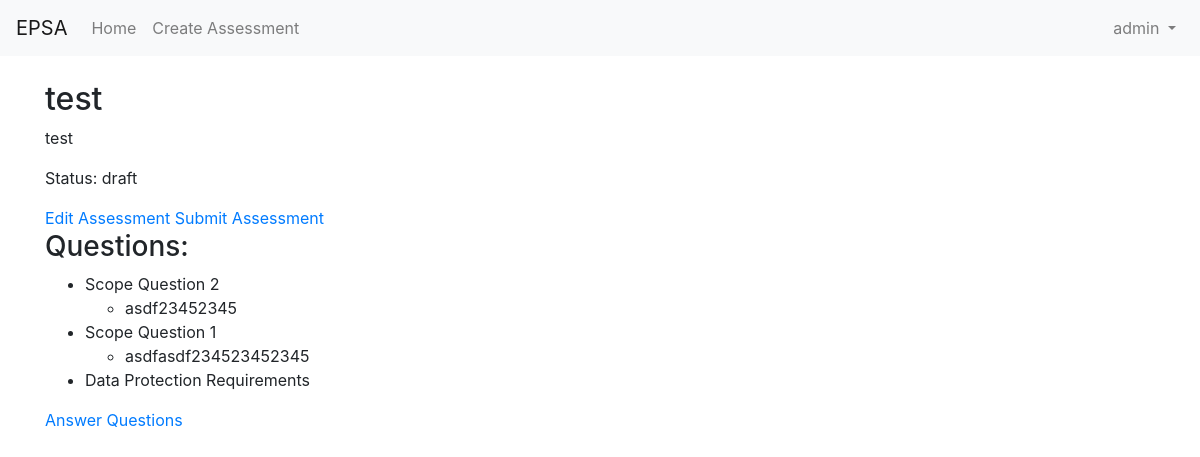
The page /assessments/1/ (signed in) on the database its author committed.
### assessment_app/models.py (models this page shows, shortened)
class Assessment(models.Model):
    name = models.CharField(max_length=255)
    description = models.TextField(blank=True)
    created_at = models.DateTimeField(auto_now_add=True)
    updated_at = models.DateTimeField(auto_now=True)
    status = models.CharField(max_length=50, choices=[('draft', 'Draft'), ('submitted', 'Submitted'), ('approved', 'Approved')])
    due_date = models.DateField(null=True, blank=True)
    collection = models.ForeignKey(
        'AssessmentQuestionCollection',
        on_delete=models.SET_NULL,
        related_name='assessments',
        null=True,  # Allows the field to be null
        default=get_default_collection,  # Set the default collection
        help_text="The collection used for this assessment."
    )

class AssessmentQuestion(models.Model):
    collection = models.ForeignKey(
        'AssessmentQuestionCollection',
        on_delete=models.CASCADE,
        related_name='questions',
        default=get_default_collection,
        null=True  # Allows the field to be null if no default collection is available at the time
    )
    question_section = models.CharField(max_length=10,default='None')
    question_text = models.TextField()
    question_help_text = models.TextField()
    question_type = models.CharField(max_length=50, choices=[
        ('multiple_choice', 'Multiple Choice'),
        ('text', 'Text'),
        ('checkbox', 'Checkbox')
    ])
    order = models.IntegerField()
    required = models.BooleanField(default=True)

class AssessmentResponse(models.Model):
    user_assessment = models.ForeignKey(UserAssessment, on_delete=models.CASCADE, related_name='responses')
    assessment_question = models.ForeignKey(AssessmentQuestion, on_delete=models.CASCADE, related_name='responses')
    response_text = models.TextField(blank=True)

### assessment_app/views.py (the view)
# urls.py: path('assessments/<int:pk>/', views.assessment_detail, name='assessment_detail'),
@login_required
def assessment_detail(request, pk):
    assessment = get_object_or_404(Assessment, pk=pk)
    user_assessment = get_object_or_404(UserAssessment, user=request.user, assessment=assessment)
    def can_perform(action):
        return user_assessment.role == 'owner' or user_assessment.has_permission(action)
    can_edit = can_perform('edit')
    can_submit = can_perform('submit')
    can_view_responses = can_perform('view_responses')
    questions = assessment.collection.questions.all()
    responses = AssessmentResponse.objects.filter(user_assessment=user_assessment) if can_view_responses else None
    context = {
        'assessment': assessment,
        'questions': questions,
        'responses': responses,
        'can_edit': can_edit,
        'can_submit': can_submit,
        'can_view_responses': can_view_responses,
    }
    return render(request, 'assessment_app/assessment_detail.html', context)

### assessment_app/templates/assessment_app/assessment_detail.html
{% extends 'base.html' %}
{% block content %}
  <h2>{{ assessment.name }}</h2>
  <p>{{ assessment.description }}</p>
  <p>Status: {{ assessment.status }}</p>
  {% if can_edit %}
    <a href="{% url 'edit_assessment' assessment.pk %}">Edit Assessment</a>
  {% endif %}
  {% if can_submit %}
    <a href="{% url 'submit_assessment' assessment.pk %}">Submit Assessment</a>
  {% endif %}
  <h3>Questions:</h3>
  <ul>
    {% for question in questions %}
      <li>{{ question.question_text }}</li>
      {% if responses %}
        <ul>
          {% for response in responses %}
            {% if response.assessment_question == question %}
              <li>{{ response.response_text }}</li>
            {% endif %}
          {% endfor %}
        </ul>
      {% endif %}
    {% endfor %}
  </ul>
  <a href="{% url 'answer_questions' assessment.pk %}">Answer Questions</a>
{% endblock %}

### templates/base.html (shortened to what this page needs)
<!DOCTYPE html>
<html>
<head>
    <link rel="stylesheet" href="https://maxcdn.bootstrapcdn.com/bootstrap/4.5.2/css/bootstrap.min.css">
</head>
<body>
    <nav class="navbar navbar-expand-lg navbar-light bg-light">
        <a class="navbar-brand" href="{% url 'index' %}">EPSA</a>
        <div class="collapse navbar-collapse" id="navbarNav">
            <ul class="navbar-nav mr-auto">
                <li class="nav-item">
                    <a class="nav-link" href="{% url 'index' %}">Home</a>
                </li>
                <li class="nav-item">
                    <a class="nav-link" href="{% url 'create_assessment' %}">Create Assessment</a>
                </li>
            </ul>
            <ul class="navbar-nav">
                {% if user.is_authenticated %}
                    <li class="nav-item dropdown">
                        <a class="nav-link dropdown-toggle" href="#" id="userDropdown" role="button"
                           data-toggle="dropdown" aria-haspopup="true" aria-expanded="false">
                            {{ user.username }}
                        </a>
                    </li>
                {% endif %}
            </ul>
        </div>
    </nav>
    <div class="container mt-4">
        {% block content %}{% endblock %}
    </div>
</body>
</html>

### rows shown on the page
Assessment: name "test", description "test", status "draft"
AssessmentQuestion: question_text "Scope Question 2"
AssessmentResponse: response_text "asdf23452345"
AssessmentQuestion: question_text "Scope Question 1"
AssessmentResponse: response_text "asdfasdf234523452345"
AssessmentQuestion: question_text "Data Protection Requirements"

### other values the page prints
{{ user.username }} "admin"
